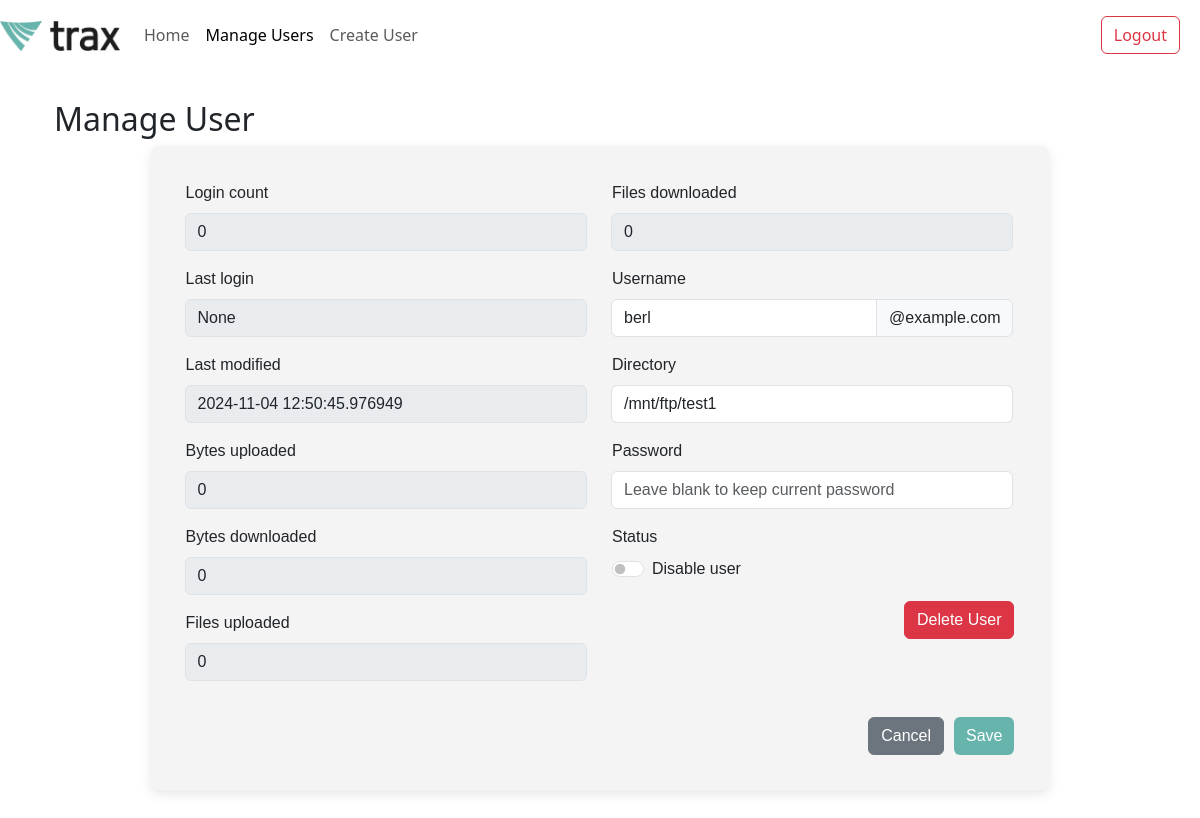
/manage_user/1 (signed in), run on the app's committed database.
### app.py (models this page shows, shortened)
class User(db.Model):
    id = db.Column(db.Integer, primary_key=True)
    username = db.Column(db.String(80), nullable=False, unique=True)
    password = db.Column(db.String(120), nullable=False)
    directory = db.Column(db.String(120), nullable=False)
    status = db.Column(db.String(10), nullable=False)
    login_count = db.Column(db.Integer, default=0)
    last_login = db.Column(db.DateTime, nullable=True)
    last_modified = db.Column(db.DateTime, default=datetime.utcnow, onupdate=datetime.utcnow)
    bytes_uploaded = db.Column(db.BigInteger, default=0)
    bytes_downloaded = db.Column(db.BigInteger, default=0)
    files_uploaded = db.Column(db.Integer, default=0)
    files_downloaded = db.Column(db.Integer, default=0)

### app.py (the view)
@app.route('/manage_user/<int:user_id>', methods=['GET'])
def manage_user(user_id):
    if not session.get("username"):
        return redirect("/login")
    user = User.query.get_or_404(user_id)
    return render_template('manage_user.html', user=user)

### templates/manage_user.html (shortened to what this page needs)
<!DOCTYPE html>
<html lang="en">
<head>
</head>
<body>
    {% extends "index.html" %}
    {% block content %}
    <div class="container">
        <h2>Manage User</h2>
        {% include 'manage_user_component.html' %}
    </div>
    {% endblock %}

### templates/manage_user_component.html (shortened to what this page needs)
<!DOCTYPE html>
<html lang="en">
<head>
</head>
<body data-show-modal="{{ show_modal if show_modal else '' }}">
        <div class="main-container">
            <div class="manage-user-container">
                <form action="{{ url_for('update_user') }}" method="POST">
                    <div class="row">
                        <div class="col-md-6">
                            <div class="input-group mb-3">
                                <label for="login_count" class="form-label">Login count</label>
                                <div class="input-group">
                                    <input type="text" class="form-control" id="login_count" name="login count" value="{{ user.login_count }}" disabled>
                                </div>
                            </div>
                            <div class="input-group mb-3">
                                <label for="last_login" class="form-label">Last login</label>
                                <div class="input-group">
                                    <input type="text" class="form-control" id="last_login" name="last login" value="{{ user.last_login }}" disabled>
                                </div>
                            </div>
                            <div class="input-group mb-3">
                                <label for="last_modified" class="form-label">Last modified</label>
                                <div class="input-group">
                                    <input type="text" class="form-control" id="last_modified" name="last modified" value="{{ user.last_modified }}" disabled>
                                </div>
                            </div>
                            <div class="input-group mb-3">
                                <label for="bytes_uploaded" class="form-label">Bytes uploaded</label>
                                <div class="input-group">
                                    <input type="text" class="form-control" id="bytes_uploaded" name="bytes uploaded" value="{{ user.bytes_uploaded }}" disabled>
                                </div>
                            </div>
                            <div class="input-group mb-3">
                                <label for="bytes_downloaded" class="form-label">Bytes downloaded</label>
                                <div class="input-group">
                                    <input type="text" class="form-control" id="bytes_downloaded" name="bytes downloaded" value="{{ user.bytes_downloaded }}" disabled>
                                </div>
                            </div>
                            <div class="input-group mb-3">
                                <label for="files_uploaded" class="form-label">Files uploaded</label>
                                <div class="input-group">
                                    <input type="text" class="form-control" id="files_uploaded" name="files uploaded" value="{{ user.files_uploaded }}" disabled>
                                </div>
                            </div>
                        </div>
                        <div class="col-md-6">
                            <div class="input-group mb-3">
                                <label for="files_downloaded" class="form-label">Files downloaded</label>
                                <div class="input-group">
                                    <input type="text" class="form-control" id="files_downloaded" name="files downloaded" value="{{ user.files_downloaded }}" disabled>
                                </div>
                            </div>
                            <div class="input-group mb-3">
                                <label for="username" class="form-label">Username</label>
                                <div class="input-group">
                                    <input type="text" class="form-control" id="username" name="username" value="{{ user.username }}" required>
                                    <span class="input-group-text" id="basic-addon2">@example.com</span>
                                </div>
                            </div>
                            <div class="input-group mb-3">
                                <label for="directory" class="form-label">Directory</label>
                                <div class="input-group">
                                    <input type="text" class="form-control" id="directory" name="directory" value="{{ user.directory }}" required>
                                </div>
                            </div>
                            <div class="input-group mb-3">
                                <label for="password" class="form-label">Password</label>
                                <div class="input-group">
                                    <input type="password" class="form-control" id="password" name="password" placeholder="Leave blank to keep current password">
                                </div>
                            </div>
                            <div class="mb-3">
                                <label class="form-label">Status</label>
                                <div class="form-check form-switch">
                                    <input class="form-check-input" type="checkbox" role="switch" id="status-switch" name="status_switch" value="Disabled"
                                        aria-checked="{% if user.status == 'Disabled' %}true{% else %}false{% endif %}"
                                        {% if user.status == 'Disabled' %}checked{% endif %}>
                                    <label class="form-check-label" for="status-switch">Disable user</label>
                                </div>
                            </div>
                            <div class="button-group">
                                <button type="button" class="btn btn-danger" id="deleteUserBtn">Delete User</button>
                            </div>
                        </div>
                    </div>
                    <div class="button-group">
                        <button type="button" class="btn btn-secondary" onclick='window.location.href="/home"'>Cancel</button>
                        <button type="submit" class="btn btn-primary">Save</button>
                    </div>
                </form>
            </div>
        </div>
</body>
</html>

### static/home.css (style rules this page uses)
.btn-primary { background-color: #67b4ac; border: none; }

### static/manage-user.css (style rules this page uses)
.main-container { display: flex; justify-content: center; height: auto; font-family: Arial, sans-serif; }
.manage-user-container { display: flex; grid-template-columns: 1fr 1fr; grid-template-rows: repeat(6, auto); gap: 20px; background-color: #f4f4f4; padding: 35px; border-radius: 8px; box-shadow: 0px 4px 12px rgba(0, 0, 0, 0.1); width: auto; }
.button-group { display: flex; justify-content: flex-end; gap: 10px; margin-top: 20px; }

### templates/modals.html (style rules this page uses)
button { background-color: #67b4ac; color: white; }

### data on the page
User: login_count "0", last_login "None", last_modified "2024-11-04 12:50:45.976949", bytes_uploaded "0", bytes_downloaded "0", files_uploaded "0", files_downloaded "0", username "berl", directory "/mnt/ftp/test1"
